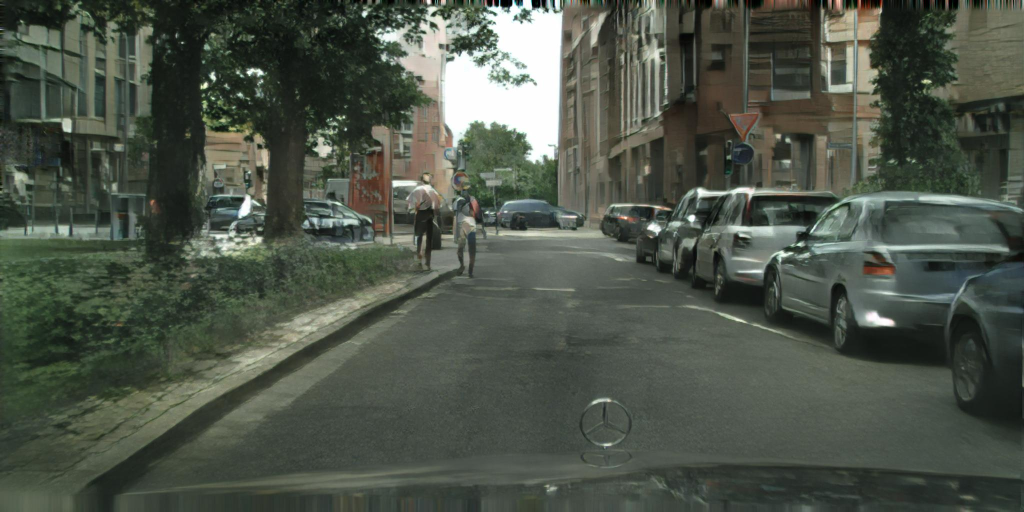
#> input picture EverybodyDanceNow_reproduce_pytorch/src/pix2pixHD/imgs/cityscapes_1.jpg, 2048 x 1024 px, given in place of 0001.png, which was not available (shown at 1/2 size)
$ python imgoprate.py
#> lines starting #> are read from the running program, lines starting #| are printed output that depends on the picture
import os
import cv2
import numpy as np


# namefmt = "%d.jpg"
# img_root = '/Users/kayc/Downloads/123/'  # 这里写你的文件夹路径，比如：/home/youname/data/img/,注意最后一个文件夹要有斜杠


def genvideo():
    back = np.zeros((1280, 720, 3))
    namefmt = "%04d.png"
    # namefmt = "%05d_synthesized_image.jpg"
    # /Users/kayc/Downloads/man/out1/0000.png
    # /Users/kayc/Downloads/images-p/00012_synthesized_image.jpg
    # img_root = '/Users/kayc/Downloads/images-p/'
    img_root = '/Users/kayc/Downloads/man/out1/'
    fps = 1  # 保存视频的FPS，可以适当调整

    # 可以用(*'DVIX')或(*'X264'),如果都不行先装ffmepg: sudo apt-get install ffmepg
    fourcc = cv2.VideoWriter_fourcc(*'MJPG')
    videoWriter = cv2.VideoWriter('saveVideo.avi', fourcc, fps, (1280, 720))  # 最后一个是保存图片的尺寸

    for i in range(110):
        frame = cv2.imread(img_root + namefmt % (i + 1), -1)
#> frame is the input picture: shape (1024, 2048, 3); mean B, G, R 72.9, 84.2, 76.9
        frame = frame[:, :, :3]
        frame = cv2.resize(frame, (1280, 720))
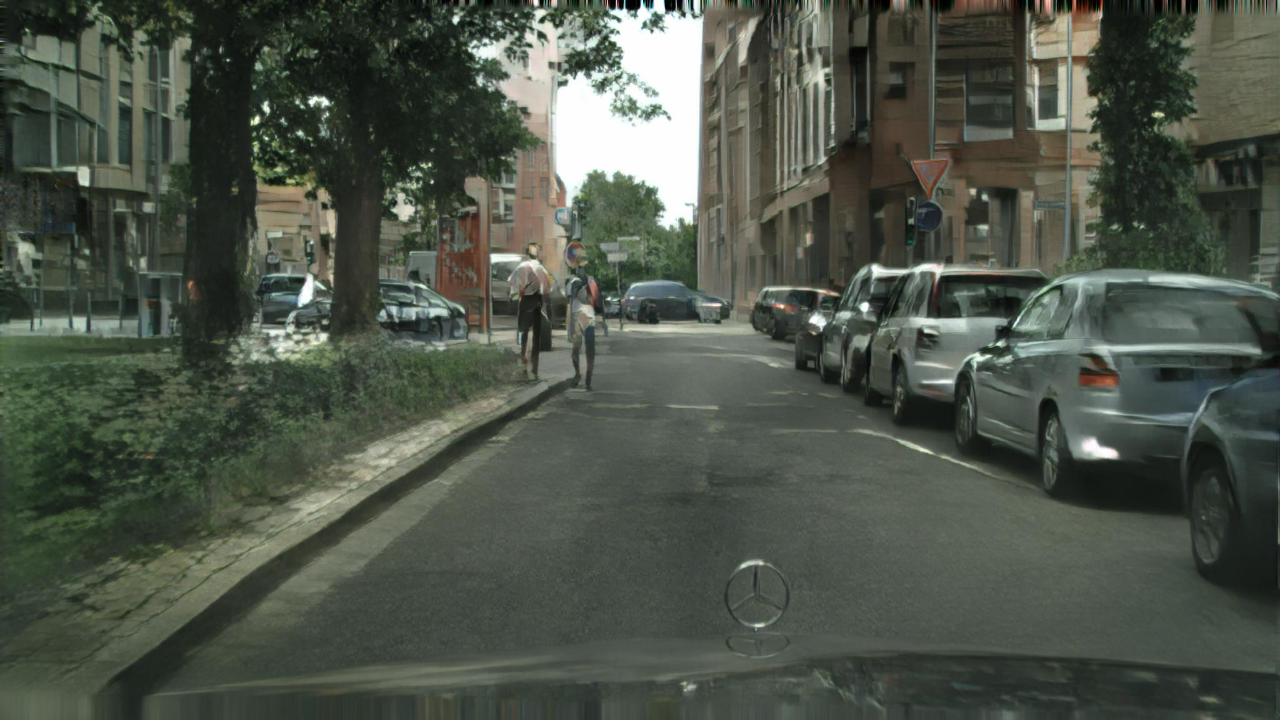
#> frame: shape (720, 1280, 3); mean B, G, R 72.8, 84.1, 76.8
        # print(img_root + namefmt % (i + 1) + '.jpg')
        videoWriter.write(frame)
        print(frame.shape)
#| (720, 1280, 3)
#> pass 2 of the loop in genvideo, `for i in range(110):`:
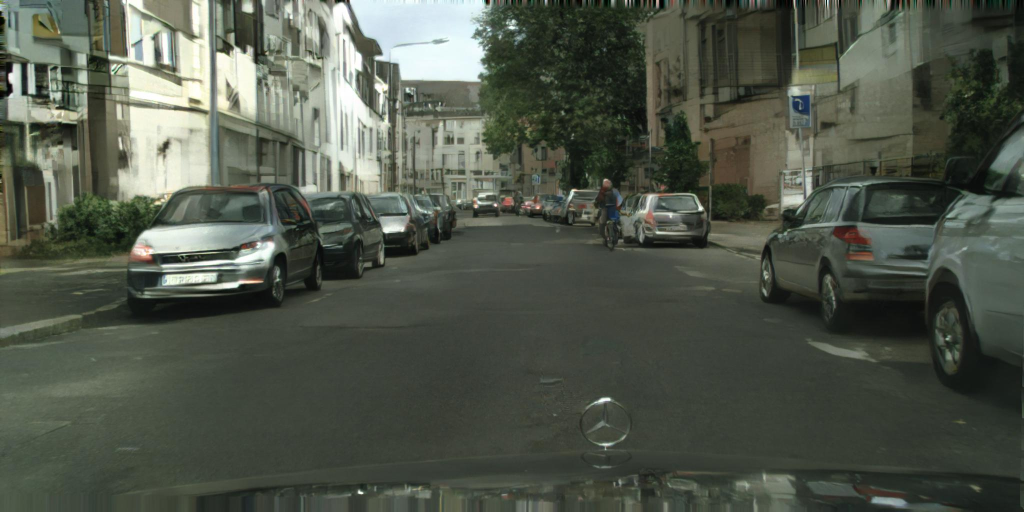
#> input picture EverybodyDanceNow_reproduce_pytorch/src/pix2pixHD/imgs/cityscapes_2.jpg, 2048 x 1024 px, given in place of 0002.png, which was not available (shown at 1/2 size)
#> in genvideo, frame is the input picture: shape (1024, 2048, 3); mean B, G, R 74.6, 86.4, 80.1
#> in genvideo, `frame = cv2.resize(frame, (1280, 720))`:
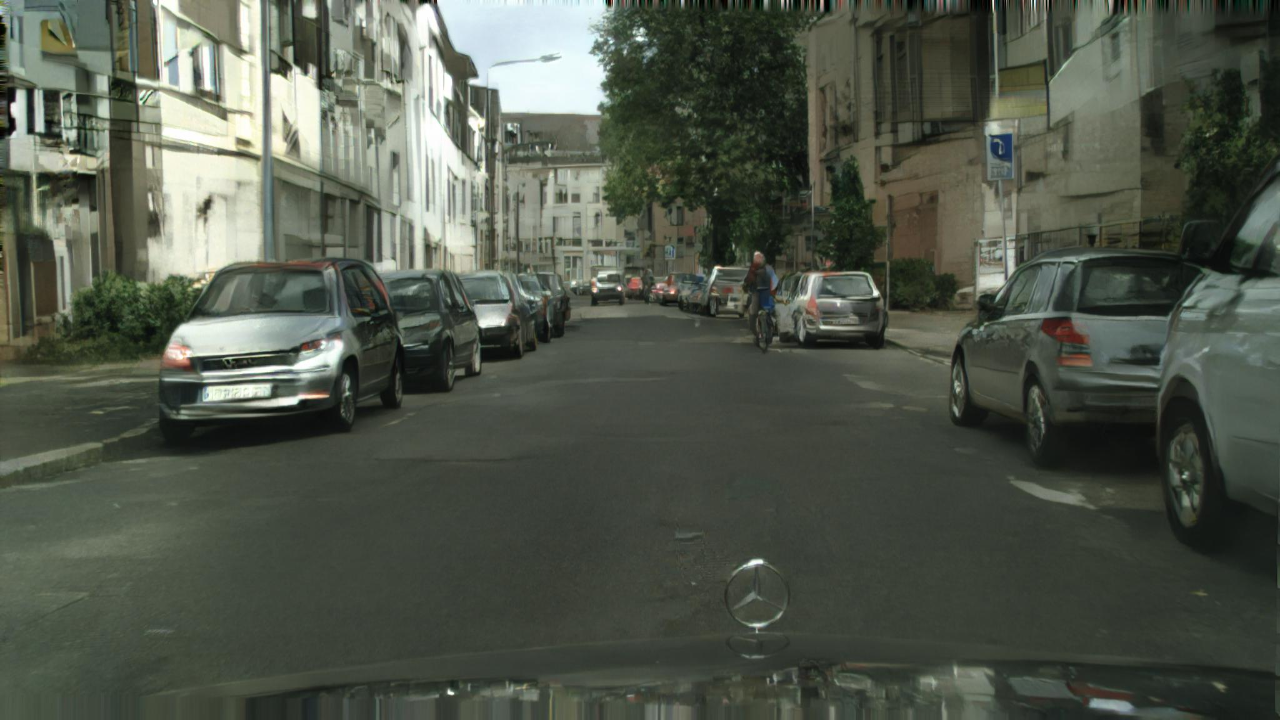
#> frame: shape (720, 1280, 3); mean B, G, R 74.5, 86.3, 80
#| (720, 1280, 3)
    videoWriter.release()


# [11 lines left out: function genvideo_fromimgs, not called in this run]


#> (the run stopped early here; a loop or call above may not have finished)
